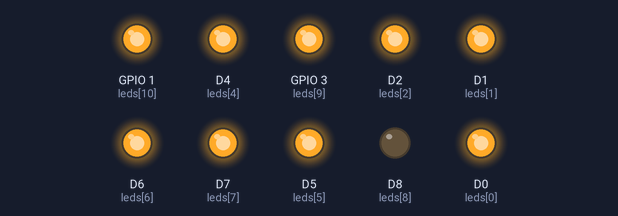
The sketch below on a simulated ESP8266 (NodeMCU). Shown: output pins drawn as LEDs (lit = HIGH).

Above: at 0.22 s.
At 0.82 s:
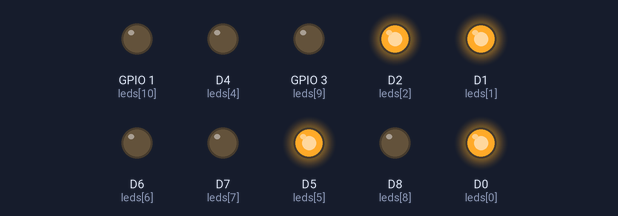
At 1.35 s:
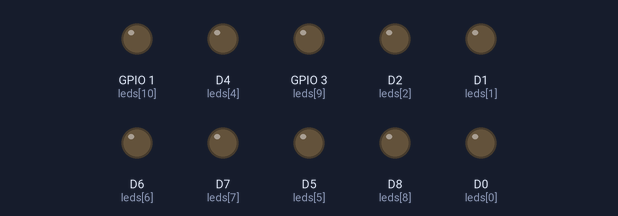
At 2.32 s:
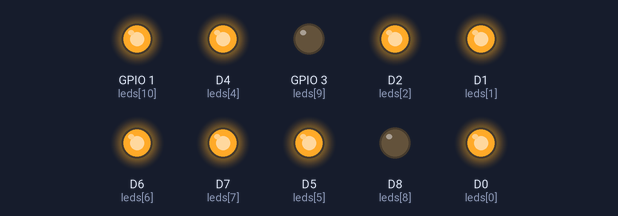
At 3.52 s:
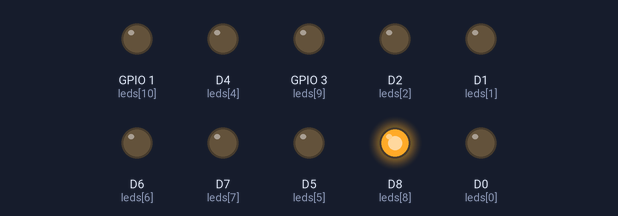
At 5.92 s:
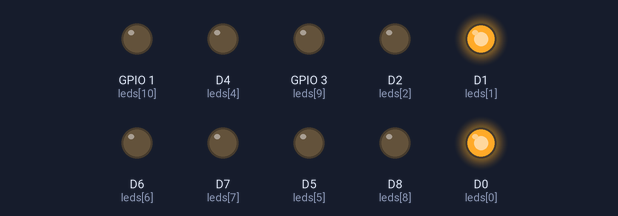
Timing chart, 0 to 6.4 s (numbered marks = the images above):
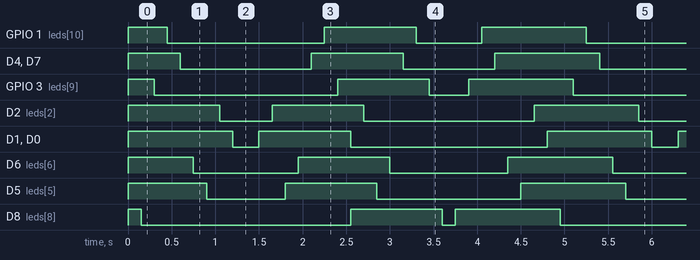

Measured:
- by itself, GPIO 1 (leds[10]): repeats every 4.8 s: HIGH 1.1 s, LOW 0.75 s, HIGH 1.2 s, LOW 1.8 s
- by itself, D4 (leds[4]), D7 (leds[7]): repeats every 4.8 s: HIGH 1.1 s, LOW 1.1 s, HIGH 1.2 s, LOW 1.5 s
- by itself, GPIO 3 (leds[9]): repeats every 4.8 s: HIGH 1.1 s, LOW 0.45 s, HIGH 1.2 s, LOW 2.1 s
- by itself, D2 (leds[2]): repeats every 4.8 s: HIGH 1.1 s, LOW 2.0 s, HIGH 1.2 s, LOW 0.60 s
- by itself, D1 (leds[1]), D0 (leds[0]): repeats every 4.8 s: HIGH 1.1 s, LOW 2.3 s, HIGH 1.2 s, LOW 0.30 s
- by itself, D6 (leds[6]): alternates HIGH for 1.1 s and LOW for 1.3 s
- by itself, D5 (leds[5]): repeats every 4.8 s: HIGH 1.1 s, LOW 1.7 s, HIGH 1.2 s, LOW 0.90 s
- by itself, D8 (leds[8]): repeats every 4.8 s: HIGH 1.1 s, LOW 0.15 s, HIGH 1.2 s, LOW 2.4 s

The sketch:

LED_matrix_run.ino
```cpp
#define NUM 16          // 首先定義LED的數目
#define DELAY_TIME 150  // 定義延遲的時間

int leds[NUM] = {  //使用0~15腳位的LED (之後會跳過3號腳位)
  D0, D1, D2, D3, D4, D5, D6, D7, D8, D9, D10, D11, D12, D13, D14, D15
};


/*
  [設計理念]
    步驟一:從中間往左右點亮
    步驟二:從左右往中間熄滅
    步驟三:從左右往中間點亮
    步驟四:從中間往左右熄滅

    Repeat:步驟一 步驟二 步驟三 步驟四

  [led燈的腳位如下]
    R R R R R R R R G G G G G G G G
    1 1 1 1 1 1 9 8 7 6 5 4 3 2 1 0
    5 4 3 2 1 0

*/

unsigned led_code;  //代表16顆led燈的狀態 0為熄滅 1為點亮

//傳入一個unsigned來設定led燈要如何運作
void set_led(unsigned code) {
  unsigned result;
  for (int i = 0; i < 16; i++) {
    //取得第i個位元的bit
    result = code << (31 - i);
    result >>= 31;
    //判斷該bit狀態
    if (result == 0) {  //熄滅該led燈
      digitalWrite(leds[i], HIGH);
    } else {  //點亮該led燈
      digitalWrite(leds[i], LOW);
    }
  }
  delay(DELAY_TIME);
}

void setup() {
  // 將每個腳位模式設為OUTPUT
  for (int i = 0; i < NUM; i++) {
    if (i == 3) {  //排除掉蜂鳴器腳位(不設定為OUTPUT模式)
      continue;
    }
    pinMode(leds[i], OUTPUT);
  }
  //將所有LED燈都熄滅
  set_led(0);
}


void loop() {
  //步驟一:從中間往左右點亮
  led_code = 0x180;  //led狀態為00000001 10000000
  for (int i = 0; i < 8; i++) {
    set_led(led_code);
    led_code = (led_code << 1) | (led_code >> 1);  //往左右兩邊擴散開一個1bit
  }


  //步驟二:從左右往中間熄滅
  for (int i = 0; i < 8; i++) {
    set_led(led_code);
    led_code = (led_code << (i + 2 + 16)); //移除最靠左的bit
    led_code = (led_code >> (i + 1 + 16)); //移除最靠右的bit
  }


  //步驟三:從左右往中間點亮
  led_code = 0x8001;  //led狀態為10000000 00000001
  for (int i = 0; i < 8; i++) {
    set_led(led_code);
    led_code = led_code | (led_code << 1) | (led_code >> 1);  //往中間擴散一個bit
  }


  //步驟四:從中間往左右熄滅
  led_code = 0x180;
  for (int i = 0; i < 8; i++) {
    set_led(~led_code); //傳入Not後的led_code就是步驟一的熄滅版本
    led_code = (led_code << 1) | (led_code >> 1);  //往左右兩邊擴散開一個1bit
  }

}
```
